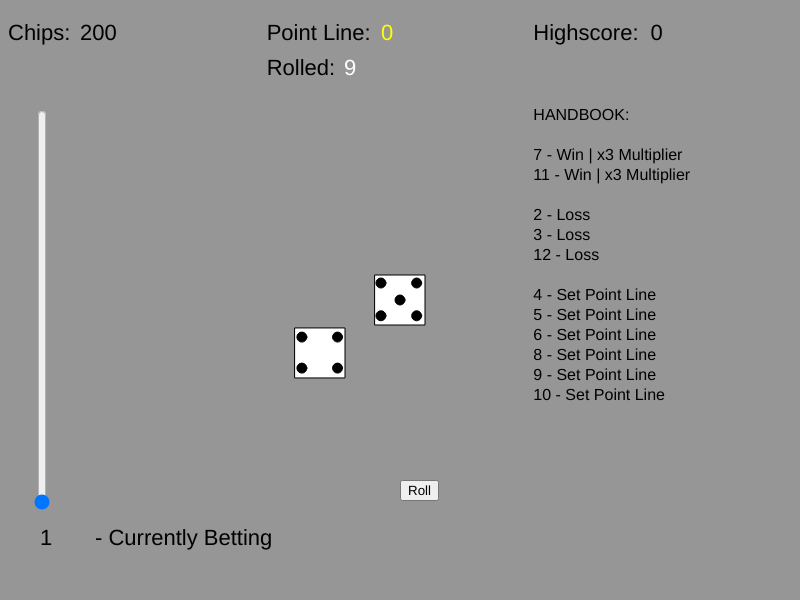
Frame 1 (no input)
Frame 60 (no input): identical to frame 1, image omitted
Frame 120 (the mouse pressed at the canvas centre since frame 60): identical to frame 1, image omitted

The p5.js sketch that drew this single still picture (run headless with seeded random() and noise() and a simulated clock; from frame 60 on, the mouse is pressed at the canvas centre):

// p5.js sketch
// ── sketch.js
//------------------------------------------------INITS


//init slider
let betSlider;

//init chips
let baseChips = 200;
let currentChips = 0;
let maxWonChips = 0;

//init text
let scoreT = 'Chips: ';
let highscoreT = 'Highscore: ';
let betT = ' - Currently Betting';
let pointT = 'Bet on Point';
let passT = 'Bet on Pass';
let rollT = 'Roll';
let preRollT = 'Place a Bet First';
let pointVT = 'Point Line: ';
let diceVT = 'Rolled: ';

//init dice values
let canRoll = true;
let isRolling = false;
let diceVal = 0;
let pointSet = false;
let pointVal = 0;
let pointTry = 3;

//set game desc text
let gameDesc = "HANDBOOK:\n\n7 - Win | x3 Multiplier\n11 - Win | x3 Multiplier\n\n2 - Loss\n3 - Loss\n12 - Loss\n\n4 - Set Point Line\n5 - Set Point Line\n6 - Set Point Line\n8 - Set Point Line\n9 - Set Point Line\n10 - Set Point Line";

//---------------------------------------------------COMMON METHODS

//compiled common text methods
function drawText(T, S, F, x, y){
  textSize(S);
  fill(F);
  text(T, x, y);
}

//advanced version allow RGB args for fill()
function drawTextA(T, S, f1, f2, f3, x, y){
  textSize(S);
  fill(f1, f2, f3);
  text(T, x, y);
}

//----------------------------------------------------------APP METHODS

//update slider min max if args are valid; else set 0 - 1000
function updateSliderBet(min, max){
  if(min){
      betSlider.attribute('min', min);
  }else{
    betSlider.attribute('min', 0);
  }

  if(max){
    betSlider.attribute('max', max);
  }else{
    betSlider.attribute('max', 0);
  }

  if(max && min){
    betSlider.elt.step = round(max * 0.005);
  }
}

//update dice render based on input value
function drawDice(val){
  //subtratced by 2 becuase that is min of 2d6.
  switch(val - 2){
    case 0: //ROLLED 2
      rectMode(CENTER);
      fill(255);
      rect(width / 2, height / 2, 50, 50);
      fill(0);
      circle(width / 2, height / 2, 10);

      //d2
      rectMode(CENTER);
      fill(255);
      rect(width / 2.5, height / 1.7, 50, 50);
      fill(0);
      circle(width / 2.5, height / 1.7, 10);
      break;
    case 1: // ROLLED 3
      rectMode(CENTER);
      fill(255);
      rect(width / 2, height / 2, 50, 50);
      fill(0);
      circle(width / 1.95, height / 1.95, 10);
      circle(width / 2.05, height / 2.05, 10);

      //d2
      rectMode(CENTER);
      fill(255);
      rect(width / 2.5, height / 1.7, 50, 50);
      fill(0);
      circle(width / 2.5, height / 1.7, 10);
      break;
    case 2: //ROLLED A 4
      rectMode(CENTER);
      fill(255);
      rect(width / 2, height / 2, 50, 50);
      fill(0);
      circle(width / 1.95, height / 1.95, 10);
      circle(width / 2.05, height / 2.05, 10);

      //d2
      rectMode(CENTER);
      fill(255);
      rect(width / 2.5, height / 1.7, 50, 50);
      fill(0);
      circle(width / 2.4, height / 1.75, 10);
      circle(width / 2.6, height / 1.65, 10);
      break;
    case 3://ROLLED A 5
      rectMode(CENTER);
      fill(255);
      rect(width / 2, height / 2, 50, 50);
      fill(0);
      circle(width / 1.92, height / 1.9, 10);
      circle(width / 2.1, height / 2.12, 10);
      circle(width / 2, height / 2, 10);

      //d2
      rectMode(CENTER);
      fill(255);
      rect(width / 2.5, height / 1.7, 50, 50);
      fill(0);
      circle(width / 2.4, height / 1.75, 10);
      circle(width / 2.6, height / 1.65, 10);
      break;
    case 4://ROLLED A 6
      rectMode(CENTER);
      fill(255);
      rect(width / 2, height / 2, 50, 50);
      fill(0);
      circle(width / 1.92, height / 1.9, 10);
      circle(width / 2.1, height / 2.12, 10);
      circle(width / 2, height / 2, 10);

      //d2
      rectMode(CENTER);
      fill(255);
      rect(width / 2.5, height / 1.7, 50, 50);
      fill(0);
      circle(width / 2.37, height / 1.78, 10);
      circle(width / 2.65, height / 1.63, 10);
      circle(width / 2.5, height / 1.7, 10);
      
      break;
    case 5://ROLLED A 7
      rectMode(CENTER);
      fill(255);
      rect(width / 2, height / 2, 50, 50);
      fill(0);
      circle(width / 1.92, height / 1.9, 10);
      circle(width / 2.1, height / 2.12, 10);
      circle(width / 2.1, height / 1.9, 10);
      circle(width / 1.92, height / 2.12, 10);

      //d2
      rectMode(CENTER);
      fill(255);
      rect(width / 2.5, height / 1.7, 50, 50);
      fill(0);
      circle(width / 2.37, height / 1.78, 10);
      circle(width / 2.65, height / 1.63, 10);
      circle(width / 2.5, height / 1.7, 10);
      
      break;
    case 6://ROLLED A 8
      rectMode(CENTER);
      fill(255);
      rect(width / 2, height / 2, 50, 50);
      fill(0);
      circle(width / 1.92, height / 1.9, 10);
      circle(width / 2.1, height / 2.12, 10);
      circle(width / 2.1, height / 1.9, 10);
      circle(width / 1.92, height / 2.12, 10);

      //d2
      rectMode(CENTER);
      fill(255);
      rect(width / 2.5, height / 1.7, 50, 50);
      fill(0);
      circle(width / 2.37, height / 1.78, 10);
      circle(width / 2.65, height / 1.63, 10);
      circle(width / 2.37, height / 1.63, 10);
      circle(width / 2.65, height / 1.78, 10);
      
      break;
    case 7://ROLLED A 9
      rectMode(CENTER);
      fill(255);
      rect(width / 2, height / 2, 50, 50);
      fill(0);
      circle(width / 1.92, height / 1.9, 10);
      circle(width / 2.1, height / 2.12, 10);
      circle(width / 2.1, height / 1.9, 10);
      circle(width / 1.92, height / 2.12, 10);
      circle(width / 2, height / 2, 10);

      //d2
      rectMode(CENTER);
      fill(255);
      rect(width / 2.5, height / 1.7, 50, 50);
      fill(0);
      circle(width / 2.37, height / 1.78, 10);
      circle(width / 2.65, height / 1.63, 10);
      circle(width / 2.37, height / 1.63, 10);
      circle(width / 2.65, height / 1.78, 10);
      
      break;
    case 8://ROLLED A 10
      rectMode(CENTER);
      fill(255);
      rect(width / 2, height / 2, 50, 50);
      fill(0);
      circle(width / 1.92, height / 1.9, 10);
      circle(width / 2.1, height / 2.12, 10);
      circle(width / 2.1, height / 1.9, 10);
      circle(width / 1.92, height / 2.12, 10);
      circle(width / 2, height / 2, 10);

      //d2
      rectMode(CENTER);
      fill(255);
      rect(width / 2.5, height / 1.7, 50, 50);
      fill(0);
      circle(width / 2.37, height / 1.78, 10);
      circle(width / 2.65, height / 1.63, 10);
      circle(width / 2.37, height / 1.63, 10);
      circle(width / 2.65, height / 1.78, 10);
      circle(width / 2.5, height / 1.7, 10);

      break;
    case 9://ROLLED A 11
      rectMode(CENTER);
      fill(255);
      rect(width / 2, height / 2, 50, 50);
      fill(0);
      circle(width / 1.92, height / 2.12, 9);
      circle(width / 1.92, height / 2, 9);
      circle(width / 1.92, height / 1.9, 9);
      circle(width / 2.1, height / 2.12, 9);
      circle(width / 2.1, height / 2, 9);
      circle(width / 2.1, height / 1.9, 9);

      //d2
      rectMode(CENTER);
      fill(255);
      rect(width / 2.5, height / 1.7, 50, 50);
      fill(0);
      circle(width / 2.37, height / 1.78, 10);
      circle(width / 2.65, height / 1.63, 10);
      circle(width / 2.37, height / 1.63, 10);
      circle(width / 2.65, height / 1.78, 10);
      circle(width / 2.5, height / 1.7, 10);

      
      break;
    case 10://ROLLED A 12
      rectMode(CENTER);
      fill(255);
      rect(width / 2, height / 2, 50, 50);
      fill(0);
      circle(width / 1.92, height / 2.12, 9);
      circle(width / 1.92, height / 2, 9);
      circle(width / 1.92, height / 1.9, 9);
      circle(width / 2.1, height / 2.12, 9);
      circle(width / 2.1, height / 2, 9);
      circle(width / 2.1, height / 1.9, 9);

      //d2
      rectMode(CENTER);
      fill(255);
      rect(width / 2.5, height / 1.7, 50, 50);
      fill(0);
      circle(width / 2.37, height / 1.78, 9);
      circle(width / 2.37, height / 1.7, 9);
      circle(width / 2.37, height / 1.63, 9);
      circle(width / 2.65, height / 1.78, 9);
      circle(width / 2.65, height / 1.7, 9);
      circle(width / 2.65, height / 1.63, 9);
      
      break;
    default: //draw empty 1d6 on invalid case
      rectMode(CENTER);
      fill(255);
      rect(width / 2, height / 2, 50, 50);
      
  }
}

//try to take player chips based on arg
function loseChips(x){
  if(pointSet == false){
        if(x && x > 0){
      if(currentChips > x){
        currentChips = currentChips - x;
        canRoll = true;
      }else{
        currentChips = 0;
      }
    }else{
      return;
    }
  }else{
    return;
  }
}

//update maxWonChips
function updateMaxWon(x){
  maxWonChips = x + maxWonChips;
}

//try to award player chips based on arg
function winChips(x){
    if(x && x > 0){
    currentChips = currentChips + x;
    updateMaxWon(x);
    canRoll = true;
  }
}

function resetPointTry(){
  pointTry = 3;
  console.log("---POINT TRY RESET---");
}

//Update drawDice with bet value, subtract bet amount from currentChips
function roll(){
  //init local bet amount
  let b = betSlider.value();
  
  //check if player can bet, halt betting, take chips, update dice & slider, execute bet.
  if(canRoll == true){
    //need to set diceVal first before betting
    diceVal = int(random(2, 13));
    canRoll = false;
    loseChips(b);
    betChips(b);
    updateSliderBet(0, currentChips);

    
    
  }else{
    console.log("CAN'T BET!");
    return;
  }

  //DEBUG
  console.log("//ROLL DEBUG\\");
  console.log("Can Roll " + canRoll);
  console.log("Dice Value: " + diceVal);
  console.log("-------------END OF ROLLING DEBUG-----------");
  
}

//bet input chips, award based on diceVal
function betChips(x){
  //subtratced by 2 becuase that is min of 2d6.
  
  //DEBUG
  console.log("//BET DEBUG\\");

  if(pointSet != true){
    switch(diceVal - 2){
      case 0: //roll2 - FAIL
        break;
        
      case 1://roll3 - FAIL
        break;
        
      case 2://roll4 - POINT
        pointVal = 4;
        pointSet = true;
        canRoll = true;
        resetPointTry();
        break;
        
      case 3://roll5 - POINT
        pointVal = 5;
        pointSet = true;
        canRoll = true;
        resetPointTry();
        break;
        
      case 4:// roll6 - POINT
        pointVal = 6;
        pointSet = true;
        canRoll = true;
        resetPointTry();
        break;
        
      case 5://roll7 - NAT WIN
        winChips(x * 3);
        break;
        
      case 6://roll8 - POINT
        pointVal = 8;
        pointSet = true;
        canRoll = true;
        resetPointTry();
        break;
        
      case 7://roll9 - POINT
        pointVal = 9;
        pointSet = true;
        canRoll = true;
        resetPointTry();
        break;
        
      case 8://roll10 - POINT
        pointVal = 10;
        pointSet = true;
        canRoll = true;
        resetPointTry();
        break;
        
      case 9://roll11 - NAT WIN
        winChips(x * 3);
        break;
        
      case 10://roll12 - FAIL
        break;

      default:
        return;
    }
  }else{//Do if Point value is set
    if(pointTry > 0){
      pointTry--;

      switch(diceVal - 2){
      case 0:
      case 1:
      case 2:
      case 3:
      case 4:
      case 6:
      case 7:
      case 8:
      case 9:
      case 10:
        //decrease tries to roll point

        //if rolled value is equal to point value
        if(pointVal && pointVal == diceVal){
          winChips(x * 2);
          console.log("ROLLED POINT VAL");
          break;          
        }else{
          console.log("DID NOT ROLL POINT");
          if(pointTry === 0){
            console.log('OUT OF TRIES');
            pointSet = false;
            resetPointTry();
            pointVal = 0;
          }
          canRoll = true;
          break;
        }

      case 5://7-out loss
        console.log("7-OUT LOSS");
        pointSet = false;
        resetPointTry();
        pointVal = 0;
        canRoll = true;
        break;

      default:
        console.log("INVALID");
        canRoll = true;
        break;
    }

    }else{//do if pointTry is 0
      pointSet = false;
      resetPointTry();
      pointVal = 0;
      canRoll = true;
      return;
    }
  }

  //DEBUG
  console.log("Bet Amount: " + x);
  console.log("Point? " + pointSet);
  console.log("Point Value: " + pointVal)
}

function getPointHandbook() {
  return `HANDBOOK:\n\n${pointVal} - Win | x2 Multiplier\n\n7 - Loss\n\n${pointTry} Tries Left!`;
}

//-------------------------------------------------------APP INITIAL RENDER

function setup() {
  createCanvas(800, 600);

  //creat slider, style, and set max to baseChips
  betSlider = createSlider(1, 1000, 1, 5);
  betSlider.position(width / 10 * -2, height / 2);
  betSlider.style('transform', 'rotate(270deg)');
  betSlider.style('width', width / 2 + 'px');
  updateSliderBet(1, baseChips);

  diceVal = int(random(2, 13));
  currentChips = baseChips;

  //create Roll Button
  let rollB = createButton(rollT);
  rollB.position(width / 2, height / 1.25);
  rollB.mousePressed(roll);

}

//----------------------------------------------------------APP TICK
function draw() {
  background(150);

  //draw Score Text
  drawText(scoreT, 22, 'black', width/ 100, height / 15);
  drawText(currentChips, 22, 'black', width/ 10, height / 15);

  //draw Highscore Text
  drawText(highscoreT, 22, 'black', width/ 1.5, height / 15);
  drawText(maxWonChips, 22, 'black', width/ 1.23, height / 15);

  //draw Betting Text
  drawText(betT, 22, 'black', width/ 9, height / 1.1);

  //draw Betting Amount
  drawText(betSlider.value(), 22, 'black', width/ 20, height / 1.1);

  //draw point value
  drawText(pointVT, 22, 'black', width / 3, height / 15);
  drawText(pointVal, 22, 'yellow', width / 2.1, height / 15)

  //draw Rolled value
  drawText(diceVT, 22, 'black', width/3, height / 8);
  drawText(diceVal, 22, 'white', width/2.325, height/8);

  //draw dice
  drawDice(diceVal);

  //draw game description
  if (!pointSet) {
    drawText(gameDesc, 16, 'black', width / 1.5, height / 5);
  } else {
    drawText(getPointHandbook(), 16, 'black', width / 1.5, height / 5);
  }
  
}

//---------------------------------------------------------AFTER TICK


function getGameDesc(){
  let out = '';
  if(pointSet == false){
    out = gameDesc;
  }else{
    out = gameDescP;
  }
  return out;
}
